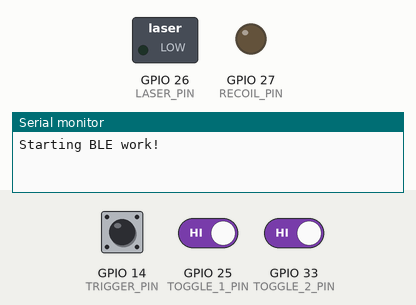
This program was run on a simulated ESP32. Parts: switched loads named in the program (green lamp = pin HIGH), output pins drawn as LEDs (lit = HIGH), the last lines printed to the serial monitor. Dashed ring = blinking. Inputs (shaded band) come from the test bench; at power-on: GPIO 25 (TOGGLE_1_PIN) HIGH, GPIO 14 (TRIGGER_PIN) HIGH, GPIO 33 (TOGGLE_2_PIN) HIGH. USB keyboard and mouse output is not drawn.

Above: at 1.2 s.
1.3 s: GPIO 25 (TOGGLE_1_PIN) driven LOW
At 2.1 s:
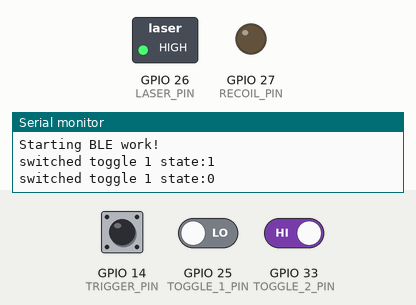
4.3 s: GPIO 14 (TRIGGER_PIN) pulled LOW for 0.15 s
At 5.4 s:
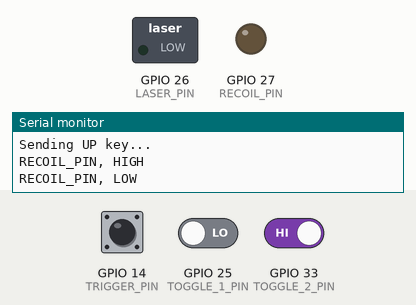
7.3 s: GPIO 14 (TRIGGER_PIN) pulled LOW for 3.2 s
At 8.4 s:
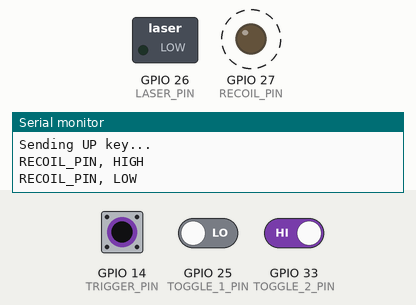
12.0 s: GPIO 33 (TOGGLE_2_PIN) driven LOW
15.0 s: GPIO 25 (TOGGLE_1_PIN) driven HIGH
At 16.9 s:
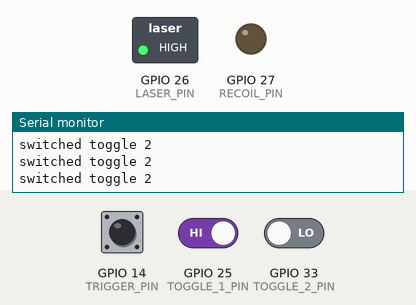
Timing chart, 0 to 18.0 s (numbered marks = the images above; inputs shaded):
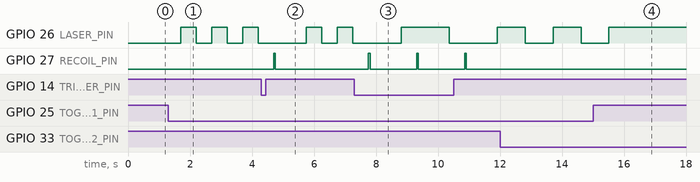

The program:

main.cpp
```cpp
#include <Arduino.h>
/**
 * This example turns the ESP32 into a Bluetooth LE keyboard that writes the
 * words, presses Enter, presses a media key and then Ctrl+Alt+Delete
 */

#define TRIGGER_PIN 14
#define RECOIL_PIN 27
#define LASER_PIN 26
#define TOGGLE_1_PIN 25
#define TOGGLE_2_PIN 33

#include <BleKeyboard.h>

int trigger_state = 0;      // Variable to hold button state
int TOGGLE_1_state = false; // Variable to hold button state
int TOGGLE_2_state = false; // Variable to hold button state

BleKeyboard bleKeyboard("Exitus Rifle");

void setup()
{
  Serial.begin(115200);
  pinMode(TRIGGER_PIN,
          INPUT_PULLUP); // Set pin as input with internal pull-up resistor
  pinMode(RECOIL_PIN, OUTPUT);
  pinMode(LASER_PIN, OUTPUT);

  pinMode(TOGGLE_1_PIN,
          INPUT_PULLUP); // Set pin as input with internal pull-up resistor
  pinMode(TOGGLE_2_PIN,
          INPUT_PULLUP); // Set pin as input with internal pull-up resistor

  Serial.println("Starting BLE work!");
  bleKeyboard.begin();
}

void send_keypress()
{

  if (bleKeyboard.isConnected())
  {

    Serial.println("Sending UP key...");
    bleKeyboard.write(KEY_MEDIA_VOLUME_UP);
  }
}

void activate_solenoid()
{
  Serial.println("RECOIL_PIN, HIGH");
  digitalWrite(RECOIL_PIN, HIGH);
  delay(50);
  Serial.println("RECOIL_PIN, LOW");
  digitalWrite(RECOIL_PIN, LOW);
}

void loop()
{

  trigger_state = digitalRead(TRIGGER_PIN); // Read the button state

  if (digitalRead(TOGGLE_1_PIN) == LOW)
  {
    TOGGLE_1_state = !TOGGLE_1_state;
    Serial.print("switched toggle 1 state:");
    Serial.println(TOGGLE_1_state);
    delay(400);
  }

  if (digitalRead(TOGGLE_2_PIN) == LOW)
  {
    // activation_time += 5;
    // if (activation_time > 100)
    //   activation_time = 10;
    TOGGLE_2_state = !TOGGLE_2_state;
    Serial.println("switched toggle 2 ");
    delay(400);
  }

  if (trigger_state == LOW)
  { // Button pressed (active LOW)
    Serial.println("Button Pressed");

    send_keypress();
    activate_solenoid();
    delay(1000);
  }

  if (TOGGLE_1_state == true)
  {
    digitalWrite(LASER_PIN, HIGH);
  }
  else
  {
    digitalWrite(LASER_PIN, LOW);
  }

  delay(100); // Small delay to debounce
}
```

Measured:
- after the input at 1.3 s, GPIO 26 (LASER_PIN): alternates HIGH for 0.50 s and LOW for 0.50 s, starting after 0.40 s
- after the input at 4.3 s, GPIO 27 (RECOIL_PIN): LOW → HIGH after 0.40 s, → LOW 0.05 s later
- after the input at 7.3 s, GPIO 27 (RECOIL_PIN): alternates HIGH for 0.05 s and LOW for 1.5 s, starting after 0.46 s
- after the input at 15.0 s, GPIO 26 (LASER_PIN): goes on until 15.5 s, then stays HIGH
